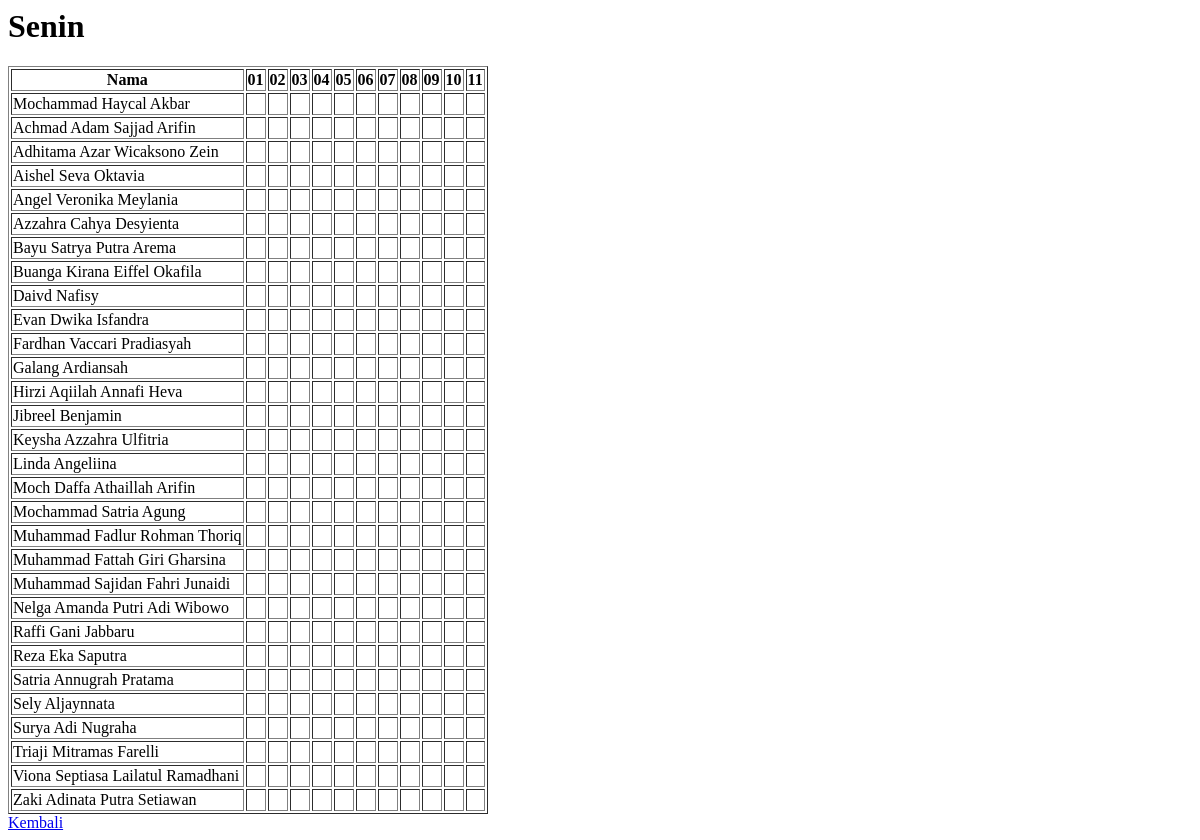
Screenshot of /senin.php with the database file from the repository.
### tables this page shows
CREATE TABLE senin (
        id INT AUTO_INCREMENT PRIMARY KEY,
        nama VARCHAR(50),
        j1 INT DEFAULT 0,
        j2 INT DEFAULT 0,
        j3 INT DEFAULT 0,
        j4 INT DEFAULT 0,
        j5 INT DEFAULT 0,
        j6 INT DEFAULT 0,
        j7 INT DEFAULT 0,
        j8 INT DEFAULT 0,
        j9 INT DEFAULT 0,
        j10 INT DEFAULT 0,
        j11 INT DEFAULT 0
    );

### senin.php (the view, shortened to what this page needs)
<?php
$hari = isset($_GET['hari']) ? $_GET['hari'] : 'senin';
$conn = new mysqli("localhost", "root", "", "absen");
$query = "SELECT * FROM $hari";
$result = $conn->query($query);
function getStatus($value) {
    switch ($value) {
        default: return " ";
    }
}
?>
<h1>Senin</h1>
<table border="1">
    <tr>
        <th>Nama</th>
        <th>01</th>
        <th>02</th>
        <th>03</th>
        <th>04</th>
        <th>05</th>
        <th>06</th>
        <th>07</th>
        <th>08</th>
        <th>09</th>
        <th>10</th>
        <th>11</th>
    </tr>
    <?php while ($row = $result->fetch_assoc()) { ?>
    <tr>
        <td><?php echo $row['nama']; ?></td>
        <?php for ($i = 1; $i <= 11; $i++) { ?>
            <td><?php echo getStatus($row["j$i"]); ?></td>
        <?php } ?>
    </tr>
    <?php } ?>
</table>
<a href="index.html">Kembali</a>

### rows the page displays
senin: nama "Mochammad Haycal Akbar"
senin: nama "Achmad Adam Sajjad Arifin"
senin: nama "Adhitama Azar Wicaksono Zein"
senin: nama "Aishel Seva Oktavia"
senin: nama "Angel Veronika Meylania"
senin: nama "Azzahra Cahya Desyienta"
senin: nama "Bayu Satrya Putra Arema"
senin: nama "Buanga Kirana Eiffel Okafila"
senin: nama "Daivd Nafisy"
senin: nama "Evan Dwika Isfandra"
senin: nama "Fardhan Vaccari Pradiasyah"
senin: nama "Galang Ardiansah"
senin: nama "Hirzi Aqiilah Annafi Heva"
senin: nama "Jibreel Benjamin"
senin: nama "Keysha Azzahra Ulfitria"
senin: nama "Linda Angeliina"
senin: nama "Moch Daffa Athaillah Arifin"
senin: nama "Mochammad Satria Agung"
senin: nama "Muhammad Fadlur Rohman Thoriq"
senin: nama "Muhammad Fattah Giri Gharsina"
senin: nama "Muhammad Sajidan Fahri Junaidi"
senin: nama "Nelga Amanda Putri Adi Wibowo"
senin: nama "Raffi Gani Jabbaru"
senin: nama "Reza Eka Saputra"
senin: nama "Satria Annugrah Pratama"
senin: nama "Sely Aljaynnata"
senin: nama "Surya Adi Nugraha"
senin: nama "Triaji Mitramas Farelli"
senin: nama "Viona Septiasa Lailatul Ramadhani"
senin: nama "Zaki Adinata Putra Setiawan"
